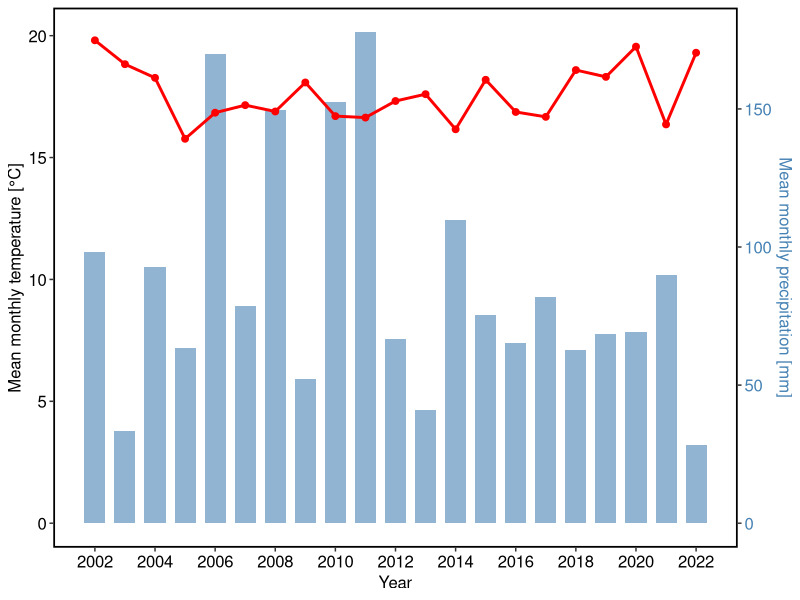
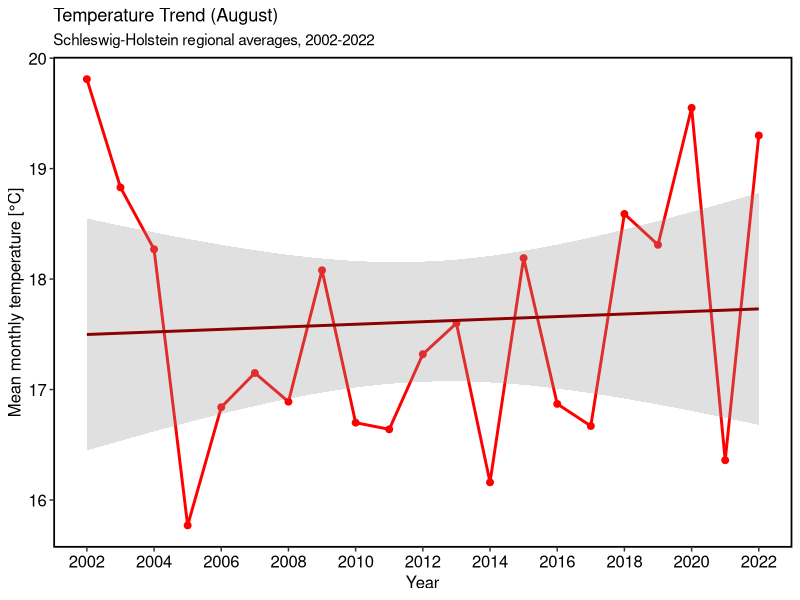
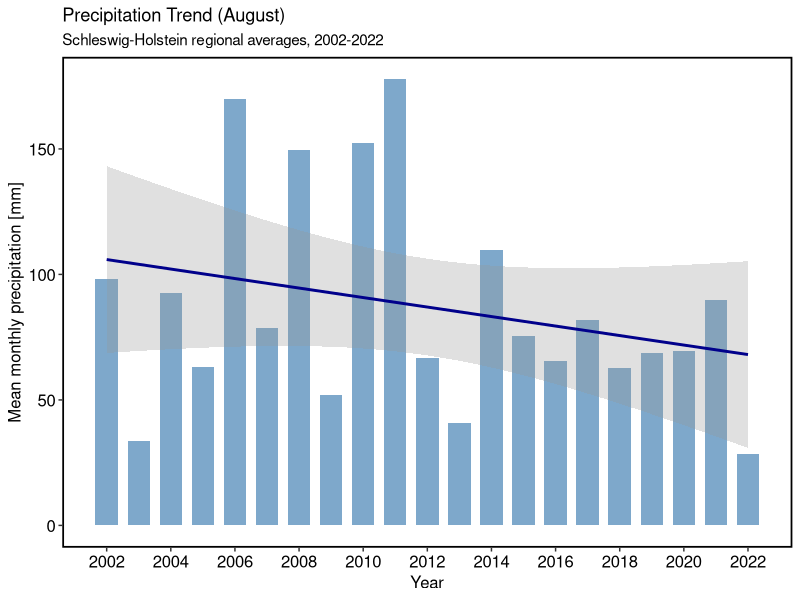
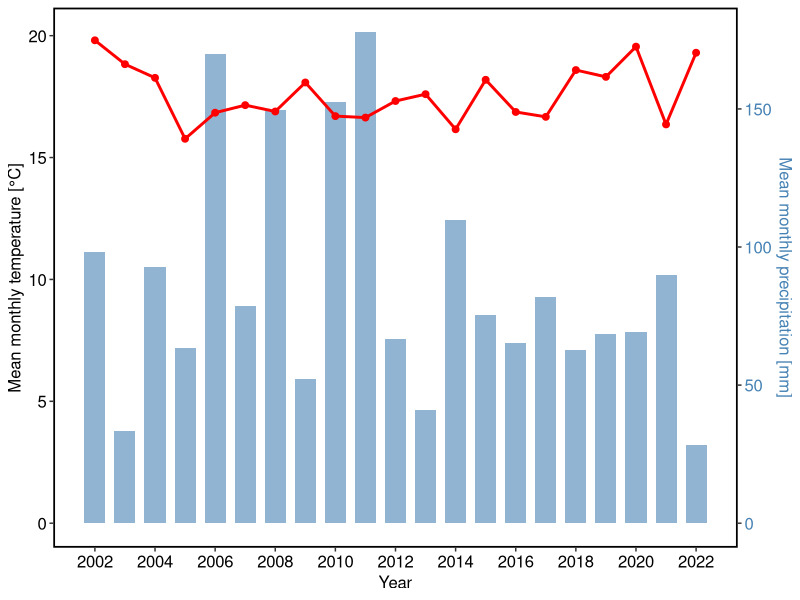
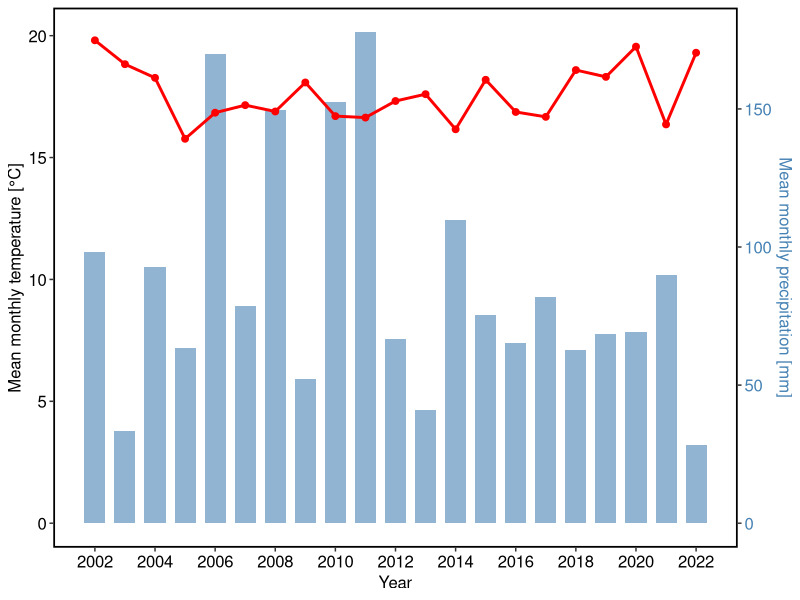

Reproduce these figures in R, in order.
## ---- chunk 1
library(dplyr)
library(ggplot2)
library(ggpubr)
library(here)
library(lubridate)
library(tidyverse)
## ---- chunk 2
# Global theme for all plots in this analysis
theme_JM <- theme(
  axis.title.x      = element_text(colour = "black", size = 12),
  axis.text.x       = element_text(colour = "black", size = 12), 
  axis.title.y      = element_text(colour = "black", size = 12),
  axis.text.y       = element_text(colour = "black", size = 12), 
  legend.title      = element_text(colour = "black", size = 12),
  legend.text       = element_text(colour = "black", size = 12), 
  legend.position   = "top",
  panel.background  = element_blank(), 
  panel.border      = element_rect(colour = "black", fill = NA, size = 1.2),
  legend.key        = element_blank(),
  strip.text.x      = element_text(colour = "black", size = 12),
  strip.text.y      = element_text(colour = "black", size = 12)
)
## ---- chunk 3
# Load precipitation and temperature data for Schleswig-Holstein (month 08 - August)
df_precipitation_0_raw <- read.delim(here("data", "climate", "regional_averages_rr_08.txt"), dec = ".", sep = ";", skip = 1)
df_temperature_0_raw <- read.delim(here("data", "climate", "regional_averages_tm_08.txt"), dec = ".", sep = ";", skip = 1)
## ---- chunk 4
# Process precipitation data
df_precipitation_1_processed <- df_precipitation_0_raw %>%
  dplyr::select(Year = Jahr, Month = Monat, Precipitation = Schleswig.Holstein) %>%
  mutate(
    Year = as.numeric(Year),
    Month = as.numeric(Month),
    Precipitation = as.numeric(Precipitation)
  )

# Process temperature data
df_temperature_1_processed <- df_temperature_0_raw %>%
  dplyr::select(Year = Jahr, Month = Monat, Temperature = Schleswig.Holstein) %>%
  mutate(
    Year = as.numeric(Year),
    Month = as.numeric(Month),
    Temperature = as.numeric(Temperature)
  )
## ---- chunk 5
# Combine precipitation and temperature data
df_climate_2_merged <- df_precipitation_1_processed %>%
  left_join(df_temperature_1_processed, by = c("Year", "Month")) %>%
  filter(!is.na(Precipitation) & !is.na(Temperature))  # Remove rows with missing data
## ---- chunk 6
# Calculate scaling factor for dual y-axis
max_temp <- max(df_climate_2_merged$Temperature, na.rm = TRUE)
max_precip <- max(df_climate_2_merged$Precipitation, na.rm = TRUE)
scaling_factor <- max_temp / max_precip

# Create combined temperature and precipitation plot for study period
plot_climate_overview <- df_climate_2_merged %>%
  filter(Year > 2001 & Year < 2023) %>%
  ggplot(aes(x = Year)) +
  geom_col(aes(y = Precipitation * scaling_factor), 
           width = 0.7, 
           fill = "steelblue",
           alpha = 0.6) +
  geom_line(aes(y = Temperature), color = "red", linewidth = 1) +
  geom_point(aes(y = Temperature), color = "red", size = 2) +
  scale_y_continuous(
    name = "Mean monthly temperature [°C]",
    sec.axis = sec_axis(~./scaling_factor, 
                        name = "Mean monthly precipitation [mm]")
  ) +
  scale_x_continuous(breaks = seq(2002, 2022, by = 2)) +
  labs(x = "Year") +
  theme_JM +
  theme(axis.title.y.right = element_text(color = "steelblue"),
        axis.text.y.right = element_text(color = "steelblue"))

# Display plot
print(plot_climate_overview)

# Create output directory if it doesn't exist
if (!dir.exists(here("output"))) {
  dir.create(here("output"), recursive = TRUE)
}

# Export high-resolution TIFF file for publication (400 DPI minimum)
tiff(here("output", "plot_climate_overview.tiff"), 
     width = 10, height = 6, units = "in", res = 600, compression = "lzw")
print(plot_climate_overview)
dev.off()

# Also save as EPS for vector graphics option
postscript(here("output", "plot_climate_overview.eps"), 
           width = 10, height = 6, horizontal = FALSE)
print(plot_climate_overview)
dev.off()

cat("High-resolution figures saved:\n")
cat("- plot_climate_overview.tiff (600 DPI)\n")
cat("- plot_climate_overview.eps (vector)\n")
## ---- chunk 7
# Temperature trend plot
plot_temperature <- df_climate_2_merged %>%
  filter(Year > 2001 & Year < 2023) %>%
  ggplot(aes(x = Year, y = Temperature)) +
  geom_line(color = "red", linewidth = 1) +
  geom_point(color = "red", size = 2) +
  geom_smooth(method = "lm", se = TRUE, color = "darkred", alpha = 0.3) +
  scale_x_continuous(breaks = seq(2002, 2022, by = 2)) +
  labs(x = "Year", 
       y = "Mean monthly temperature [°C]",
       title = "Temperature Trend (August)",
       subtitle = "Schleswig-Holstein regional averages, 2002-2022") +
  theme_JM

# Precipitation trend plot
plot_precipitation <- df_climate_2_merged %>%
  filter(Year > 2001 & Year < 2023) %>%
  ggplot(aes(x = Year, y = Precipitation)) +
  geom_col(fill = "steelblue", alpha = 0.7, width = 0.7) +
  geom_smooth(method = "lm", se = TRUE, color = "darkblue", alpha = 0.3) +
  scale_x_continuous(breaks = seq(2002, 2022, by = 2)) +
  labs(x = "Year", 
       y = "Mean monthly precipitation [mm]",
       title = "Precipitation Trend (August)",
       subtitle = "Schleswig-Holstein regional averages, 2002-2022") +
  theme_JM

# Display individual plots
print(plot_temperature)
print(plot_precipitation)
## ---- chunk 8
# Summary statistics for study period (2002-2022)
df_climate_3_summary <- df_climate_2_merged %>%
  filter(Year > 2001 & Year < 2023) %>%
  summarise(
    mean_temperature = mean(Temperature, na.rm = TRUE),
    se_temperature = sd(Temperature, na.rm = TRUE)/sqrt(n()),
    min_temperature = min(Temperature, na.rm = TRUE),
    max_temperature = max(Temperature, na.rm = TRUE),
    mean_precipitation = mean(Precipitation, na.rm = TRUE),
    se_precipitation = sd(Precipitation, na.rm = TRUE)/sqrt(n()),
    min_precipitation = min(Precipitation, na.rm = TRUE),
    max_precipitation = max(Precipitation, na.rm = TRUE),
    n_years = n(),
    .groups = "drop"
  )

cat("Climate summary statistics for August (2002-2022):\n")
cat("Temperature:\n")
cat("  Mean ± SE:", round(df_climate_3_summary$mean_temperature, 2), "±", round(df_climate_3_summary$se_temperature, 2), "°C\n")
cat("  Range:", round(df_climate_3_summary$min_temperature, 2), "-", round(df_climate_3_summary$max_temperature, 2), "°C\n")
cat("Precipitation:\n")
cat("  Mean ± SE:", round(df_climate_3_summary$mean_precipitation, 2), "±", round(df_climate_3_summary$se_precipitation, 2), "mm\n")
cat("  Range:", round(df_climate_3_summary$min_precipitation, 2), "-", round(df_climate_3_summary$max_precipitation, 2), "mm\n")
cat("Number of years:", df_climate_3_summary$n_years, "\n")

# Yearly summary for export
df_climate_4_yearly_summary <- df_climate_2_merged %>%
  filter(Year > 2001 & Year < 2023) %>%
  dplyr::select(Year, Temperature, Precipitation) %>%
  arrange(Year)

cat("\nYearly climate data (August):\n")
print(df_climate_4_yearly_summary)
## ---- chunk 9
# dplyr: Wickham, H., François, R., Henry, L., Müller, K., Vaughan, D., & PBC, P. S. (2024). dplyr: A Grammar of Data Manipulation. R package version 1.1.4. https://CRAN.R-project.org/package=dplyr
# ggplot2: Wickham, H., Chang, W., Henry, L., Pedersen, T. L., Takahashi, K., Wilke, C., Woo, K., & Yutani, H. (2024). ggplot2: Create Elegant Data Visualisations Using the Grammar of Graphics. R package version 3.5.1. https://CRAN.R-project.org/package=ggplot2
# ggpubr: Kassambara, A. (2024). ggpubr: 'ggplot2' Based Publication Ready Plots. R package version 0.6.0. https://CRAN.R-project.org/package=ggpubr
# here: Müller, K. & Bryan, J. (2024). here: A Simpler Way to Find Your Files. R package version 1.0.1. https://CRAN.R-project.org/package=here
# lubridate: Spinu, V., Grolemund, G., & Wickham, H. (2024). lubridate: Make Dealing with Dates a Little Easier. R package version 1.9.3. https://CRAN.R-project.org/package=lubridate
# tidyverse: Wickham, H., Bryan, J., François, R., Henry, L., Müller, K., Pedersen, T. L., & Takahashi, K. (2024). tidyverse: Easily Install and Load the 'Tidyverse'. R package version 2.0.0. https://CRAN.R-project.org/package=tidyverse
